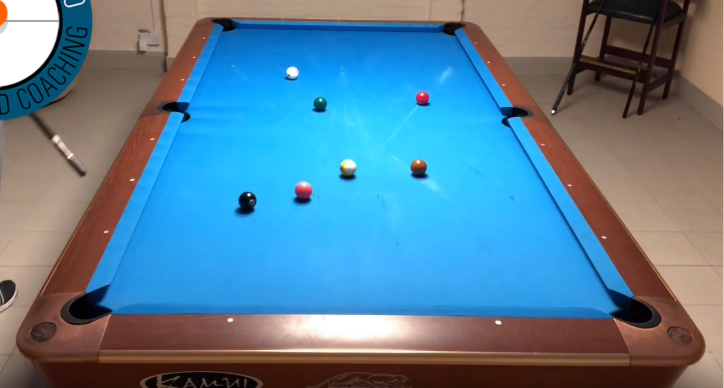
#> input picture pooltable1.png, 1448 x 775 px (shown at 1/2 size)
$ jupyter execute notebook.ipynb
#> lines starting #> are read from the running program, lines starting #| are printed output that depends on the picture; after the words box and inside, x2 and y2 are one past the last pixel; in counts of white or black regions, pixels touching at a corner belong together
### plotter.py
from matplotlib import pyplot as plt
import cv2

def plot_image(image, title):
    img_rgb = cv2.cvtColor(image.copy(), cv2.COLOR_BGR2RGB)
    plt.figure(figsize=(10,10))
    plt.imshow(img_rgb)
    plt.title(title)
    plt.show()

### indexer.py
# [9 lines left out: function get_index_of_min, not called in this run]


def get_index_of_max(histogram):
    import numpy as np

    # make sure data is in a standard list, not a numpy array
    if (type(histogram).__module__ == np.__name__):
        histogram = list(histogram)

    # return a list of the indexes of the max values. Important if there is >1 maximum
    return [i for i, x in enumerate(histogram) if x == max(histogram)]

### geometry.py
import numpy as np

def line_intersection_point_matrix_solver(p1, dir1, p2, dir2):
    # Convert input to numpy arrays
    p1 = np.array(p1)
    dir1 = np.array(dir1)
    p2 = np.array(p2)
    dir2 = np.array(dir2)

    # Check if the lines are parallel (cross product is zero vector)
    cross_product = np.cross(dir1, dir2)
    if np.allclose(cross_product, np.zeros(3)):
        print("Error: Lines are parallel")
        return None

    # Calculate the intersection point by solving equation group p1 + x1 * dir1 = p2 + x2 * dir2
    A = np.array([dir1, -dir2]).T
    B = p2 - p1
    x = np.linalg.solve(A, B)
    intersection_point = p1 + x[0]*dir1

    return intersection_point

# [12 lines left out: function line_intersection_point_algebra, not called in this run]

### notebook.ipynb
[cell 1]
import math
import cv2
import indexer
import numpy as np
from plotter import plot_image
from geometry import line_intersection_point_matrix_solver, line_intersection_point_algebra
from matplotlib import pyplot as plt
from stopwatch import Stopwatch

PLAY_AREA_LENGTH = 254.0
PLAY_AREA_WIDTH = 127.0
CUSHION_DEPTH = 3.175
CLOTH_AREA_LENGTH = (PLAY_AREA_LENGTH + 2.0 * CUSHION_DEPTH)
CLOTH_AREA_WIDTH = (PLAY_AREA_WIDTH + 2.0 * CUSHION_DEPTH)
TABLE_SHAPE = np.float32([[0,0], [CLOTH_AREA_WIDTH, 0], [CLOTH_AREA_WIDTH, CLOTH_AREA_LENGTH], [0, CLOTH_AREA_LENGTH]])

def main():
    img = cv2.imread('pooltable1.png')
#> img is the input picture: shape (775, 1448, 3); mean B, G, R 149.5, 127, 90.3
    h1, w1, _ = img.shape
    img = cv2.resize(img, (1000, round(h1 * (1000 / w1))))
#> img: shape (535, 1000, 3)
    h, w, _ = img.shape
    main_hsv_color = detect_cloth_color(img)
#> in detect_cloth_color, `cv2.rectangle(mask, (round(0.2*w), round(0.1*h)), (round(0.8*w), round..`:
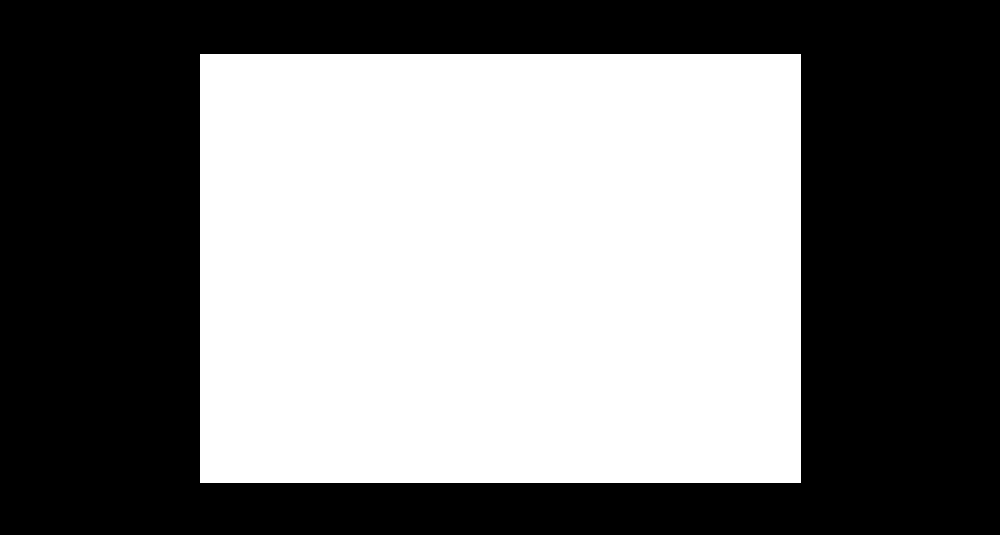
#> mask: shape (535, 1000, 1); 48.2% white; 1 white region, box (x1, y1, x2, y2) and area: (200, 54, 801, 483) 257829
#> in plot_image, `img_rgb = cv2.cvtColor(image.copy(), cv2.COLOR_BGR2RGB)`:
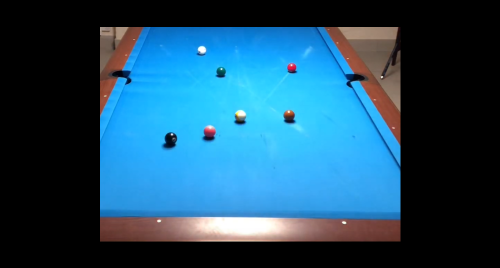
#> img_rgb: shape (535, 1000, 3) (shown at 1/2 size); mean R, G, B 31.3, 76.1, 101.8
#> in detect_cloth_color, `hist = cv2.calcHist([hsv], [0], mask, [180], [0, 180])`: hist = 180 values, max 59224 at index 102, min 0 at index 43, mean 1432.4
#> in get_index_of_max, `histogram = list(histogram)`: histogram = 180 items, first 6: [1592], [658], [1393], [4651], [6686], [4694]
#> in detect_cloth_color, `h_max = indexer.get_index_of_max(hist)[0]`: h_max = 102
#> in detect_cloth_color, `hist = cv2.calcHist([hsv], [1], mask, [256], [0, 256])`: hist = 256 values, max 7119 at index 198, min 60 at index 25, mean 1007.1
#> in detect_cloth_color, `s_max = indexer.get_index_of_max(hist)[0]`: s_max = 198
#> in detect_cloth_color, `hist = cv2.calcHist([hsv], [2], mask, [256], [0, 256])`: hist = 256 values, max 89947 at index 255, min 0 at index 0, mean 1007.1
#> in detect_cloth_color, `v_max = indexer.get_index_of_max(hist)[0]`: v_max = 255
#> in detect_cloth_color, `hsv_max = (h_max, s_max, v_max)`: hsv_max = (102, 198, 255)
#| Most common HSV: (102, 198, 255)
#> in detect_cloth_color, `color_image = cv2.cvtColor(color_image, cv2.COLOR_HSV2BGR)`:
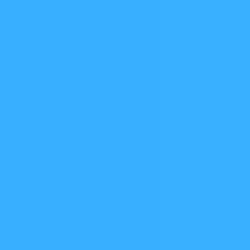
#> color_image: shape (50, 50, 3) (shown 5 times larger); mean B, G, R 255, 175.4, 56.4
#> main_hsv_color = (102, 198, 255)
    cloth_lower_color, cloth_upper_color = create_hsv_range(main_hsv_color, 55, 45, 210)
#> in create_hsv_range, `lower_color = np.array( [mid_color[0]-hue_width, mid_color[1]-sat_widt..`: lower_color = [47, 153, 45]
#> in create_hsv_range, `upper_color = np.array( [mid_color[0]+hue_width, mid_color[1]+sat_widt..`: upper_color = [157, 243, 465]
#> cloth_lower_color = [47, 153, 45]; cloth_upper_color = [157, 243, 465]
    contours, _ = get_cloth_contours(img, cloth_lower_color, cloth_upper_color)
#> in get_cloth_contours, `shrunk = cv2.erode(dilated, kernel, iterations=5)`:
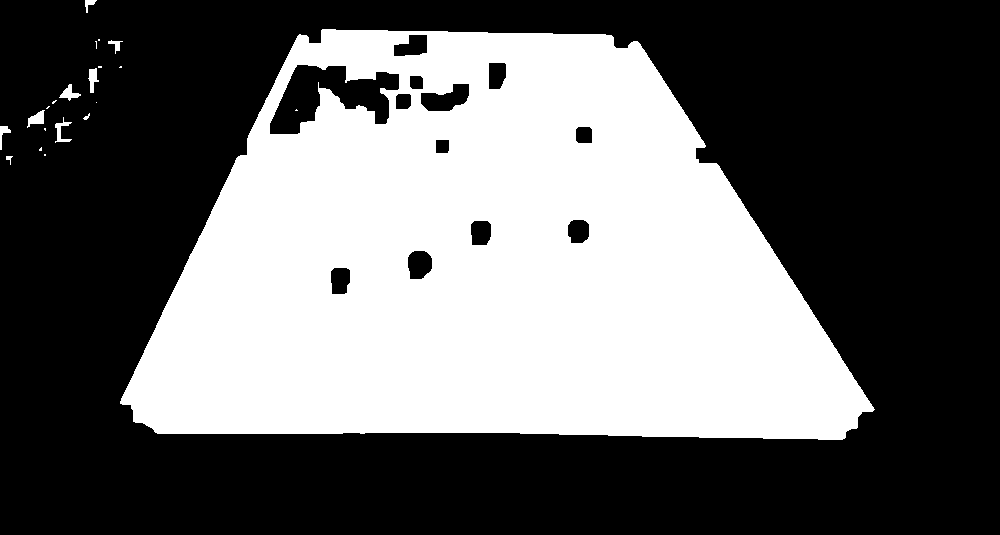
#> shrunk: shape (535, 1000); 40.4% white; 21 white regions (11 under 20 px)
#> in get_cloth_contours, `contours, hierarchy = cv2.findContours( shrunk, cv2.RETR_TREE, cv2.CHA..`: contours = 33 contours, 13 with area under 20; largest, box (x1, y1, x2, y2) and area: (120, 29, 875, 440) 223002, (269, 64, 400, 135) 4884, (420, 83, 470, 112) 905, (407, 250, 433, 280) 602, (393, 34, 428, 57) 570

    largest_contour = max(contours, key=cv2.contourArea)
#> largest_contour = contour of 686 points, box (x1, y1, x2, y2) (120, 29, 875, 440), area 223002
    hull = cv2.convexHull(largest_contour)
#> hull = contour of 26 points, box (x1, y1, x2, y2) (120, 29, 875, 440), area 225942
    epsilon = cv2.arcLength(hull, True) * 0.001
#> epsilon = 1.97
    approx_hull = cv2.approxPolyDP(hull, epsilon, True)
#> approx_hull = contour of 9 points, box (x1, y1, x2, y2) (120, 29, 875, 440), area 224892
    simplified_lines = simplify_hull_lines(approx_hull)
#> the loop in simplify_hull_lines, `for i in range(hull.shape[0]):` made 9 passes
#> (prev_point, point, next_point, vec1, vec2, angle1, angle2, len1) on passes 1 to 5: ([133, 421], [120, 401], [297, 36], [-13, -20], [177, -365], -123, -64.13, 23.85), ([120, 401], [297, 36], [322, 29], [177, -365], [25, -7], -64.13, -15.64, 405.7), ([297, 36], [322, 29], [605, 34], [25, -7], [283, 5], -15.64, 1.01, 25.96), ([322, 29], [605, 34], [637, 41], [283, 5], [32, 7], 1.01, 12.34, 283), ([605, 34], [637, 41], [874, 409], [32, 7], [237, 368], 12.34, 57.22, 32.76)
#> after the loop in simplify_hull_lines, `for i in range(hull.shape[0]):`: points = [[[120, 401]], [[297, 36]], [[322, 29]], [[605, 34]], [[637, 41]], [[874, 409]], [[842, 439]], [[157, 433]]]
#> simplified_lines = [[120, 401], [297, 36], [322, 29], [605, 34], [637, 41], [874, 409], [842, 439], [157, 433]]
    intersections = calculate_corner_intersections(simplified_lines)
#> the loop in calculate_corner_intersections, `for i in range(num_pts + 2):` made 10 passes
#> (next_point, len) on pass 1: ([297, 36], 405.7)
#> after the loop in calculate_corner_intersections, `for i in range(num_pts + 2):`: intersections = [[300.6, 28.62], [632.8, 34.49], [893.6, 439.5], [104.7, 432.5]]
#> the loop in calculate_corner_intersections, `for i in range(0, intersections.__len__()):` made 4 passes
#> (next_pt, curr_pt, center) on passes 1 to 4: ([632.8, 34.49], [300.6, 28.62], [466.7, 31.56]), ([893.6, 439.5], [632.8, 34.49], [763.2, 237]), ([104.7, 432.5], [893.6, 439.5], [499.2, 436]), ([300.6, 28.62], [104.7, 432.5], [202.6, 230.6])
#> after the loop in calculate_corner_intersections, `for i in range(0, intersections.__len__()):`: line_centers = [[466.7, 31.56], [763.2, 237], [499.2, 436], [202.6, 230.6]]
#> in calculate_corner_intersections, `topmost_line_index = min(range(line_centers.__len__()), key=lambda ix:..`: topmost_line_index = 0
    intersections_np = np.float32(intersections)
#> intersections_np has the same summary as intersections in calculate_corner_intersections

    circle_search_img = cv2.cvtColor(img.copy(), cv2.COLOR_BGR2GRAY)
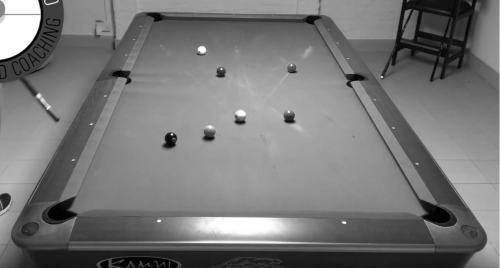
#> circle_search_img: shape (535, 1000) (shown at 1/2 size); min 0, max 255, mean 118.5
    circle_search_mask = np.zeros(circle_search_img.shape, np.uint8)
    intersections_np_round = np.round(intersections_np[:]).astype("int")
#> intersections_np_round = [[301, 29], [633, 34], [894, 439], [105, 433]]
    cv2.fillPoly(circle_search_mask, [intersections_np_round], color=(255, 255, 255))
#> circle_search_mask: shape (535, 1000); 42.5% white; 1 white region, box (x1, y1, x2, y2) and area: (105, 29, 895, 440) 227510
    circle_search_img = cv2.bitwise_and(circle_search_img, circle_search_img, mask=circle_search_mask)
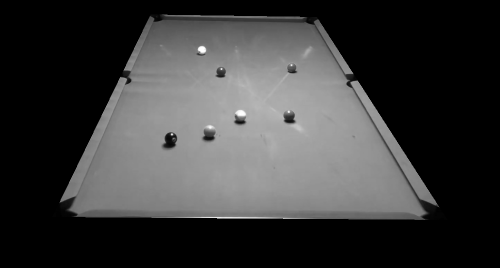
#> circle_search_img: shape (535, 1000) (shown at 1/2 size); min 0, max 255, mean 57.9
    plot_image(circle_search_img, "Image for circle search")
    circles = cv2.HoughCircles(circle_search_img, cv2.HOUGH_GRADIENT, 1, 15, param1=200, param2=16, minRadius=7, maxRadius=25)
#> circles = [[341.5, 276.5, 12.5], [441.5, 142.5, 9.1], [403.5, 99.5, 8], [579.5, 230.5, 9.6], [481.5, 230.5, 11.8], [417.5, 263.5, 11], [582.5, 135.5, 9.4]]


    perspective_mat = cv2.getPerspectiveTransform(intersections_np, TABLE_SHAPE + np.float32([0, 0]))
#> perspective_mat = [[0.426, 0.207, -134], [-0.0291, 1.65, -38.37], [-8.84e-05, 0.00366, 1]]
    warped_img = cv2.warpPerspective(img.copy(), perspective_mat, ((int(CLOTH_AREA_WIDTH)), (int(CLOTH_AREA_LENGTH))), flags=cv2.INTER_LINEAR)
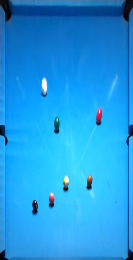
#> warped_img: shape (260, 133, 3); mean B, G, R 227.2, 154.9, 32
    """
    with_contours = cv2.drawContours(
        img.copy(), [largest_contour], -1, (0, 0, 0), 2)

    with_hull = cv2.drawContours(
        img.copy(), [hull], -1, (0, 0, 0), 2)
    for i in range(0, hull.shape[0]):
        cv2.circle(with_hull, hull[i][0], 2, (0, 0, 255), -1)

    with_largest_contour_approx = cv2.drawContours(
        img.copy(), [approx_hull], -1, (0, 0, 0), 2)

    for i in range(0, approx_hull.shape[0]):
        prev_point = approx_hull[(i-1) % approx_hull.shape[0]][0]
        point = approx_hull[i % approx_hull.shape[0]][0]
        next_point = approx_hull[(i+1) % approx_hull.shape[0]][0]

        vec1 = point - prev_point
        vec2 = next_point - point

        angle1 = math.atan2(vec1[1], vec1[0]) * 180.0 / np.pi
        angle2 = math.atan2(vec2[1], vec2[0]) * 180.0 / np.pi
        angle_diff = calc_angle_distance(angle1, angle2)

        mid = (point + next_point) / 2
        mid = [round(mid[0]), round(mid[1])]

        color = (0, 255, 0)
        if (angle_diff < 8):
            color = (255, 0, 0)

        cv2.putText(with_largest_contour_approx,
                    f"{i}: a1: {round(angle1)} a2: {round(angle2)}", mid, fontFace=1, fontScale=0.6, color=(0, 255, 0))
        cv2.putText(with_largest_contour_approx,
                    f"diff: {round(angle_diff)}", [mid[0], mid[1] + 10], fontFace=1, fontScale=0.6, color=(0, 255, 0))
        cv2.circle(with_largest_contour_approx, point, 2, color, -1)
    """
    with_major_lines = cv2.drawContours(
        img.copy(), [simplified_lines], -1, (0, 0, 0), 2)

    for p in simplified_lines:
        point = p[0]
        cv2.circle(with_major_lines, point, 2, (0, 0, 255), -1)
#> this loop made 8 passes
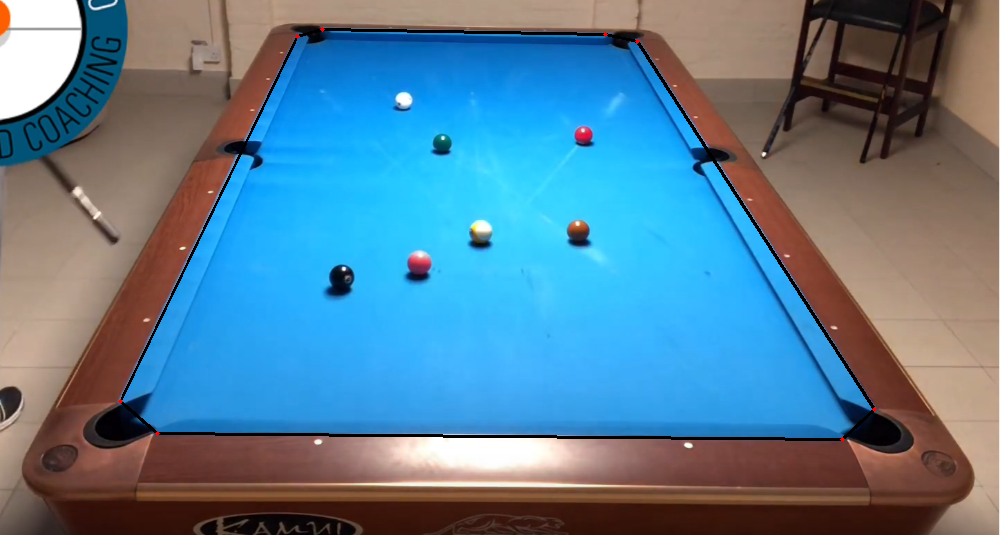
#> with_major_lines: shape (535, 1000, 3); mean B, G, R 147.6, 125.5, 89.4

    for i, p in enumerate(intersections):
        point = [round(p[0]), round(p[1])]
        cv2.circle(with_major_lines, point, 4, (0, 255, 0), -1)
        cv2.putText(with_major_lines,
                    f"{i}", [point[0], point[1] + 20], fontFace=1, fontScale=1.5, color=(0, 255, 0))
#> this loop made 4 passes
#> (p, point) on passes 1 to 4: ([300.6, 28.62], [301, 29]), ([632.8, 34.49], [633, 34]), ([893.6, 439.5], [894, 439]), ([104.7, 432.5], [105, 433])
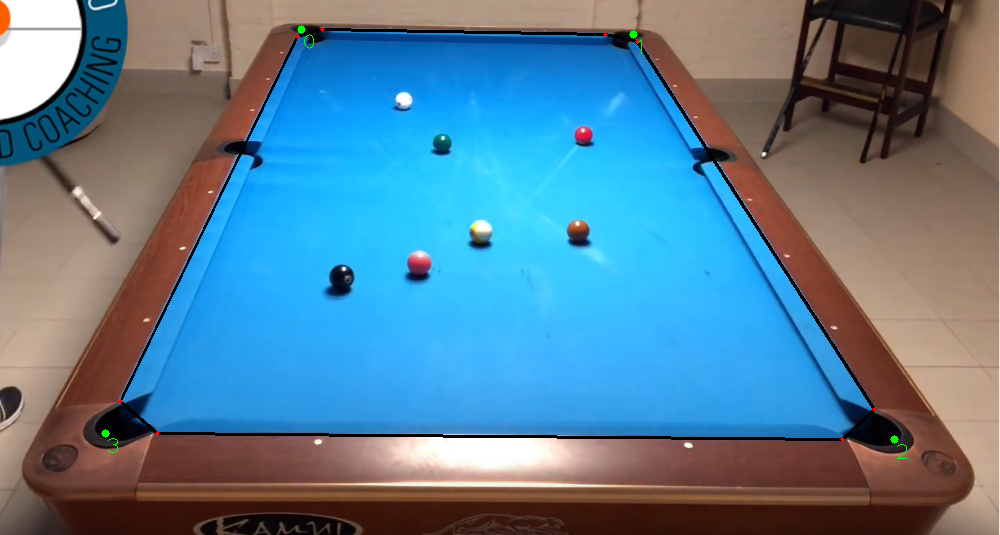
#> with_major_lines: shape (535, 1000, 3); 0.06% of pixels changed, all inside (x1, y1, x2, y2) = (101, 25, 907, 459)

    print(f"Circles: {circles}")
#| Circles: [[[341.5 276.5  12.5]
#|   [441.5 142.5   9.1]
#|   [403.5  99.5   8. ]
#|   [579.5 230.5   9.6]
#|   [481.5 230.5  11.8]
#|   [417.5 263.5  11. ]
#> (further printed lines are left out)
    if circles is not None:
        circles = np.round(circles[0, :]).astype("int")
#> circles = [[342, 276, 12], [442, 142, 9], [404, 100, 8], [580, 230, 10], [482, 230, 12], [418, 264, 11], [582, 136, 9]]
        for x,y,r in circles:
            cv2.circle(with_major_lines, (x, y), r, (0, 0, 255), 2)
#> this loop made 7 passes
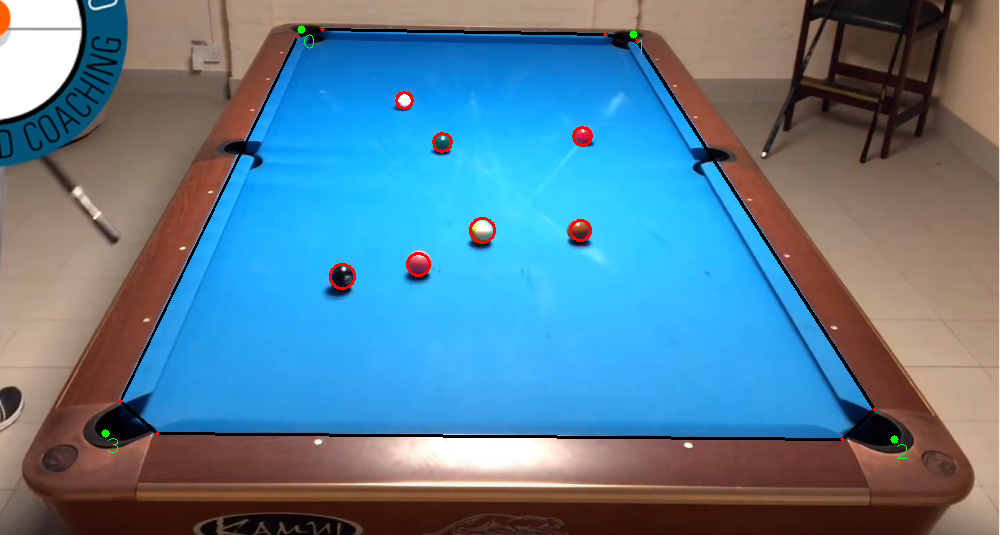
#> with_major_lines: shape (535, 1000, 3); 0.25% of pixels changed, all inside (x1, y1, x2, y2) = (329, 91, 593, 290)

    #plot_image(with_hull, "Convex hull")
    #plot_image(with_largest_contour_approx, "Slightly simplified hull")
    plot_image(with_major_lines, "Major lines simplified")
    plot_image(warped_img, "Perspective warped image")


def calculate_corner_intersections(hull_lines):
    intersections = []
    prev_point = None
    prev_direction = None
    num_pts = hull_lines.shape[0]
    for i in range(num_pts + 2):
        curr_point = hull_lines[i % num_pts][0]
        next_point = hull_lines[(i + 1) % num_pts][0]
        curr_direction = next_point - curr_point

        len = np.linalg.norm(curr_direction)
        if (len < 100):
            continue

        if (prev_point is None):
            prev_point = curr_point
            prev_direction = curr_direction
            continue

        intersection = line_intersection_point_matrix_solver(prev_point, prev_direction, curr_point, curr_direction)
        if (intersection is not None):
            intersections.append(intersection)
        prev_point = curr_point
        prev_direction = curr_direction

    # Sort intersection points so that the line closest to top starts from point at index 0
    line_centers = []
    for i in range(0, intersections.__len__()):
        next_pt = intersections[(i+1) % (intersections.__len__())]
        curr_pt = intersections[i]
        center = (next_pt + curr_pt) / 2
        line_centers.append(center)

    topmost_line_index = min(range(line_centers.__len__()), key=lambda ix: line_centers[ix][1])
    intersections = np.roll(intersections, -topmost_line_index, 0)
    return intersections

def simplify_hull_lines(hull):
    points = []
    for i in range(hull.shape[0]):
        prev_point = hull[(i-1) % hull.shape[0]][0]
        point = hull[i % hull.shape[0]][0]
        next_point = hull[(i+1) % hull.shape[0]][0]

        vec1 = point - prev_point
        vec2 = next_point - point

        angle1 = math.atan2(vec1[1], vec1[0]) * 180.0 / np.pi
        angle2 = math.atan2(vec2[1], vec2[0]) * 180.0 / np.pi
        len1 = np.linalg.norm(vec1)
        len2 = np.linalg.norm(vec2)
        total_len = len1 + len2

        angle_diff = calc_angle_distance(angle1, angle2)
        if (angle_diff > 7 and total_len > 70):
            points.append([point])
    return np.array(points)


def calc_angle_distance(angle1, angle2):
    delta = angle2 - angle1
    if (delta > 180):
        delta = delta - 360
    if (delta < -180):
        delta = delta + 360
    return delta


def detect_cloth_color(img):
    """
    Find the most common HSV values in the image.
    In a well lit image, this will be the cloth
    """
    hsv = cv2.cvtColor(img.copy(), cv2.COLOR_BGR2HSV)
    h, w, _ = hsv.shape
    mask = np.zeros((h, w, 1), dtype=np.uint8)
    cv2.rectangle(mask, (round(0.2*w), round(0.1*h)),
                  (round(0.8*w), round(0.9*h)), (255, 255, 255), -1)


    plot_image(cv2.bitwise_and(img, img, mask=mask), "Masked area")


    hist = cv2.calcHist([hsv], [0], mask, [180], [0, 180])
    h_max = indexer.get_index_of_max(hist)[0]

    hist = cv2.calcHist([hsv], [1], mask, [256], [0, 256])
    s_max = indexer.get_index_of_max(hist)[0]

    hist = cv2.calcHist([hsv], [2], mask, [256], [0, 256])
    v_max = indexer.get_index_of_max(hist)[0]


    hsv_max = (h_max, s_max, v_max)
    print(f"Most common HSV: {hsv_max}")

    # Display main HSV as color
    color_image = np.zeros((50, 50, 3), np.uint8)
    color_image[:] = hsv_max
    color_image = cv2.cvtColor(color_image, cv2.COLOR_HSV2BGR)
    plot_image(color_image, "Detected main color")
    return hsv_max

def create_hsv_range(mid_color, hue_width, sat_width, val_width):
    lower_color = np.array(
        [mid_color[0]-hue_width, mid_color[1]-sat_width, mid_color[2]-val_width])
    upper_color = np.array(
        [mid_color[0]+hue_width, mid_color[1]+sat_width, mid_color[2]+val_width])

    return lower_color, upper_color

def get_cloth_contours(img, lower_color, upper_color, filter_radius=5):
    hsv = cv2.cvtColor(img.copy(), cv2.COLOR_BGR2HSV)

    """
    Returns the contours generated from the given color range
    """

    # Threshold the HSV image to get only cloth colors
    raw_mask = cv2.inRange(hsv, lower_color, upper_color)

    # use a median filter to get rid of speckle noise
    blur_mask = cv2.medianBlur(raw_mask, filter_radius)
    kernel = np.ones((3, 3), np.uint8)
    dilated = cv2.dilate(blur_mask.copy(), kernel, iterations=5)
    shrunk = cv2.erode(dilated, kernel, iterations=5)
    #plot_image(shrunk, "Masked color after processing")

    contours, hierarchy = cv2.findContours(
        shrunk, cv2.RETR_TREE, cv2.CHAIN_APPROX_SIMPLE)

    return contours, raw_mask


main()
